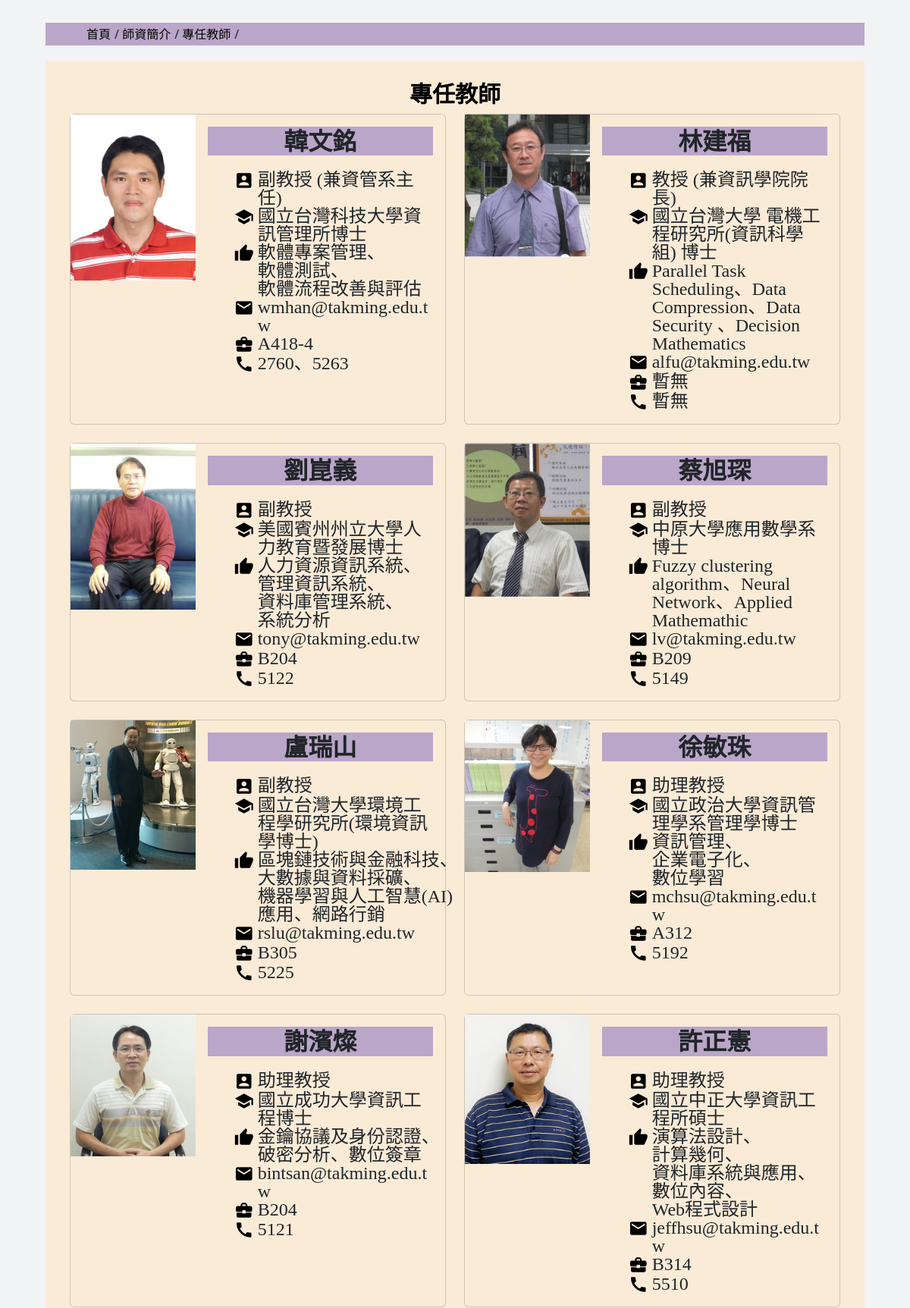
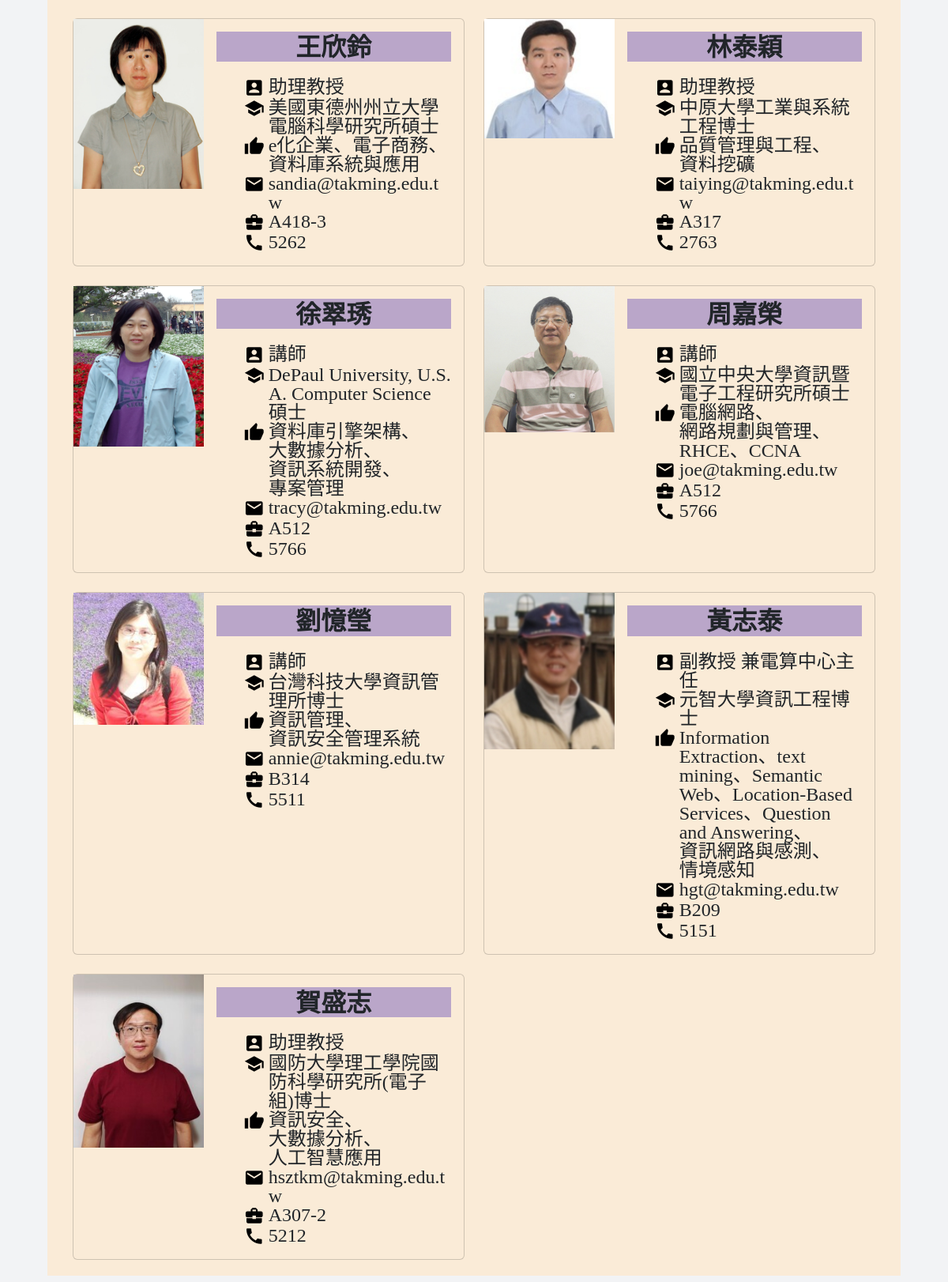
/pages/navbar-sublist/Faculty-List/full_time_teachers.php, run on the app's committed database (2 pictures, top to bottom).
### tables this page shows
CREATE TABLE `teachers` (
  `id` int(11) NOT NULL,
  `name` varchar(255) NOT NULL,
  `title` varchar(255) default NULL,
  `school` varchar(255) default NULL,
  `research_interests` text,
  `email` varchar(255) default NULL,
  `office` varchar(255) default NULL,
  `phone` varchar(20) default NULL,
  `type` varchar(255) default NULL,
  `image_path` varchar(255) default NULL
);

### pages/navbar-sublist/Faculty-List/full_time_teachers.php (the view, shortened to what this page needs)
<?php
$link = include('../../../config.php');
?>
<!DOCTYPE html>
<html lang="en">
<head>
    <?php include '../../../headConfig.php'; ?>
</head>
<body>
    <div class="wrap">
        <div class="href">
            <ol>
                <li class="a1"><a href="./index.php">首頁</a></li>
                <li class="a2"><a href="./pages/navbar-headlist/faculty.php">師資簡介</a></li>
                <li class="a3"><a href="./pages/navbar-sublist/Faculty-List/full_time_teachers.php">專任教師</a></li>
            </ol>
        </div>
        <div class="main-teacher">
            <p class="main-teacher-p">專任教師</p>
            <div class="container-fluid">
                <div class="row row-cols-1 row-cols-md-2 row-cols-lg-2 g-4">
                    <?php
                    $sql = "SELECT * FROM teachers WHERE type = '專任教師'";
                    $result = mysqli_query($link, $sql);
                    while ($row = mysqli_fetch_assoc($result)) {
                        echo '<div class="col-12 col-md-6">';
                        echo '<div class="card  h-100">';
                        echo '<div class="row g-0">';
                        echo '<div class="col-md-4">';
                        echo '<img src="' . $row['image_path'] . '" alt="' . $row['name'] . '" class="teacher-card-img w-100">';
                        echo '</div>';
                        echo '<div class="col-md-8">';
                        echo '<div class="card-body">';
                        echo '<h5 class="card-title">' . $row['name'] . '</h5>';
                        echo '<div class="icon-text-container">';
                        echo '<i class="material-icons">account_box</i>';
                        echo '<p class="card-text">' . $row['title'] . '</p>';
                        echo '</div>';
                        echo '<div class="icon-text-container">';
                        echo '<i class="material-icons">school</i>';
                        echo '<p class="card-text">' . $row['school'] . '</p>';
                        echo '</div>';
                        echo '<div class="icon-text-container">';
                        echo '<i class="material-icons">thumb_up</i>';
                        echo '<p class="card-text teacher-text-keep">' . $row['research_interests'] . '</p>';
                        echo '</div>';
                        echo '<div class="icon-text-container">';
                        echo '<i class="material-icons">email</i>';
                        echo '<p class="card-text">' . $row['email'] . '</p>';
                        echo '</div>';
                        echo '<div class="icon-text-container">';
                        echo '<i class="material-icons">business_center</i>';
                        echo '<p class="card-text">';
                        echo !empty($row['office']) ? $row['office'] : '暫無' ;
                        echo '</p>';
                        echo '</div>';
                        echo '<div class="icon-text-container">';
                        echo '<i class="material-icons">call</i>';
                        echo '<p class="card-text">';
                        echo !empty($row['phone']) ? $row['phone'] : '暫無';
                        echo '</p>';
                        echo '</div>';
                        echo '</div>';
                        echo '</div>';
                        echo '</div>';
                        echo '</div>';
                        echo '</div>';
                    }
                    ?>
                </div>
            </div>
        </div>
    </div>
</body>
</html>

### headConfig.php (shortened to what this page needs)
<link href="https://cdn.jsdelivr.net/npm/bootstrap@5.3.2/dist/css/bootstrap.min.css" rel="stylesheet">
<link rel="stylesheet" type="text/css" href="./assets/css/main.css" />
<link rel="stylesheet" type="text/css" href="./assets/css/header.css" />
<link rel="stylesheet" type="text/css" href="./assets/css/banner.css">
<link rel="stylesheet" type="text/css" href="./assets/css/footer.css" />

### assets/css/main.css (style rules this page uses)
* { margin: 0; padding: 0; border: 0; font-size: 100%; font: inherit; vertical-align: baseline; }
body { line-height: 1; background-color: #f2f3f5; }
ol, ul { list-style: none; }
.wrap { width: 90%; margin: 0px auto; background-color: #f2f3f5; }
.href { height: 30px; margin-top: 30px; background-color: #baa6c9; }
.href ol { list-style: none; margin: 0; padding: 0; line-height: 30px; margin-left: 5%; }
.href li { display: inline-block; }
.href a { color: #000; }
.a1::after { content: '/'; margin-left: 5px; }
.a2::after { content: '/'; margin-left: 5px; }
.a3::after { content: '/'; margin-left: 5px; }
.material-icons { font-size: 35px; vertical-align: middle; color: black; margin-left: 35px; }
a { text-decoration: none; color: red; }
.main-teacher { height: auto; background-color: antiquewhite; margin-bottom: 20px; margin-top: 20px; display: flex; flex-direction: column; padding: 20px; text-align: center; }
.main-teacher-p { font-size: 30px; font-family: 微軟正黑體; font-weight: bold; color: black; margin: 10px; text-align: center; }
.material-icons { font-size: 26px; vertical-align: middle; color: black; margin-right: 5px; }
.teacher-card-img { width: 100%; height: auto; object-fit: cover; }
.icon-text-container { display: flex; align-items: top; }
.card { max-width: 640px; background-color: antiquewhite; }
.card-title { text-align: center; background-color: #baa6c9; font-weight: bold; font-size: 32px; margin-bottom: 20px; }
.card-body { display: flex; flex-direction: column; }
.card-text { font-size: 1.5em; flex: 1; font-family: 微軟正黑體; word-break: break-all; white-space: normal; margin-bottom: 20px; word-wrap: break-word; text-align:left ; }
.teacher-text-keep { word-break: keep-all; }

### data on the page
teachers: image_path (picture), name "韓文銘", title "副教授 (兼資管系主任)", school "國立台灣科技大學資訊管理所博士", research_interests "軟體專案管理、軟體測試、軟體流程改善與評估", email "wmhan@takming.edu.tw", office "A418-4", phone "2760、5263"
teachers: image_path (picture), name "林建福", title "教授 (兼資訊學院院長)", school "國立台灣大學 電機工程研究所(資訊科學組) 博士", research_interests "Parallel Task Scheduling、Data Compression、Data Security 、Decision Mathematics", email "alfu@takming.edu.tw", shows "暫無"
teachers: image_path (picture), name "劉崑義", title "副教授", school "美國賓州州立大學人力教育暨發展博士", research_interests "人力資源資訊系統、管理資訊系統、資料庫管理系統、系統分析", email "tony@takming.edu.tw", office "B204", phone "5122"
teachers: image_path (picture), name "蔡旭琛", title "副教授", school "中原大學應用數學系博士", research_interests "Fuzzy clustering algorithm、Neural Network、Applied Mathemathic", email "lv@takming.edu.tw", office "B209", phone "5149"
teachers: image_path (picture), name "盧瑞山", title "副教授", school "國立台灣大學環境工程學研究所(環境資訊學博士)", research_interests "區塊鏈技術與金融科技、大數據與資料採礦、機器學習與人工智慧(AI)應用、網路行銷", email "rslu@takming.edu.tw", office "B305", phone "5225"
teachers: image_path (picture), name "徐敏珠", title "助理教授", school "國立政治大學資訊管理學系管理學博士", research_interests "資訊管理、企業電子化、數位學習", email "mchsu@takming.edu.tw", office "A312", phone "5192"
teachers: image_path (picture), name "謝濱燦", title "助理教授", school "國立成功大學資訊工程博士", research_interests "金鑰協議及身份認證、破密分析、數位簽章", email "bintsan@takming.edu.tw", office "B204", phone "5121"
teachers: image_path (picture), name "許正憲", title "助理教授", school "國立中正大學資訊工程所碩士", research_interests "演算法設計、計算幾何、資料庫系統與應用、數位內容、Web程式設計", email "jeffhsu@takming.edu.tw", office "B314", phone "5510"
teachers: image_path (picture), name "王欣鈴", title "助理教授", school "美國東德州州立大學電腦科學研究所碩士", research_interests "e化企業、電子商務、資料庫系統與應用", email "sandia@takming.edu.tw", office "A418-3", phone "5262"
teachers: image_path (picture), name "林泰穎", title "助理教授", school "中原大學工業與系統工程博士", research_interests "品質管理與工程、資料挖礦", email "taiying@takming.edu.tw", office "A317", phone "2763"
teachers: image_path (picture), name "徐翠琇", title "講師", school "DePaul University, U.S.A. Computer Science 碩士", research_interests "資料庫引擎架構、大數據分析、資訊系統開發、專案管理", email "tracy@takming.edu.tw", office "A512", phone "5766"
teachers: image_path (picture), name "周嘉榮", title "講師", school "國立中央大學資訊暨電子工程研究所碩士", research_interests "電腦網路、網路規劃與管理、RHCE、CCNA", email "joe@takming.edu.tw", office "A512", phone "5766"
teachers: image_path (picture), name "劉憶瑩", title "講師", school "台灣科技大學資訊管理所博士", research_interests "資訊管理、資訊安全管理系統", email "annie@takming.edu.tw", office "B314", phone "5511"
teachers: image_path (picture), name "黃志泰", title "副教授 兼電算中心主任", school "元智大學資訊工程博士", research_interests "Information Extraction、text mining、Semantic Web、Location-Based Services、Question and Answering、資訊網路與感測、情境感知", email "hgt@takming.edu.tw", office "B209", phone "5151"
teachers: image_path (picture), name "賀盛志", title "助理教授", school "國防大學理工學院國防科學研究所(電子組)博士", research_interests "資訊安全、大數據分析、人工智慧應用", email "hsztkm@takming.edu.tw", office "A307-2", phone "5212"
